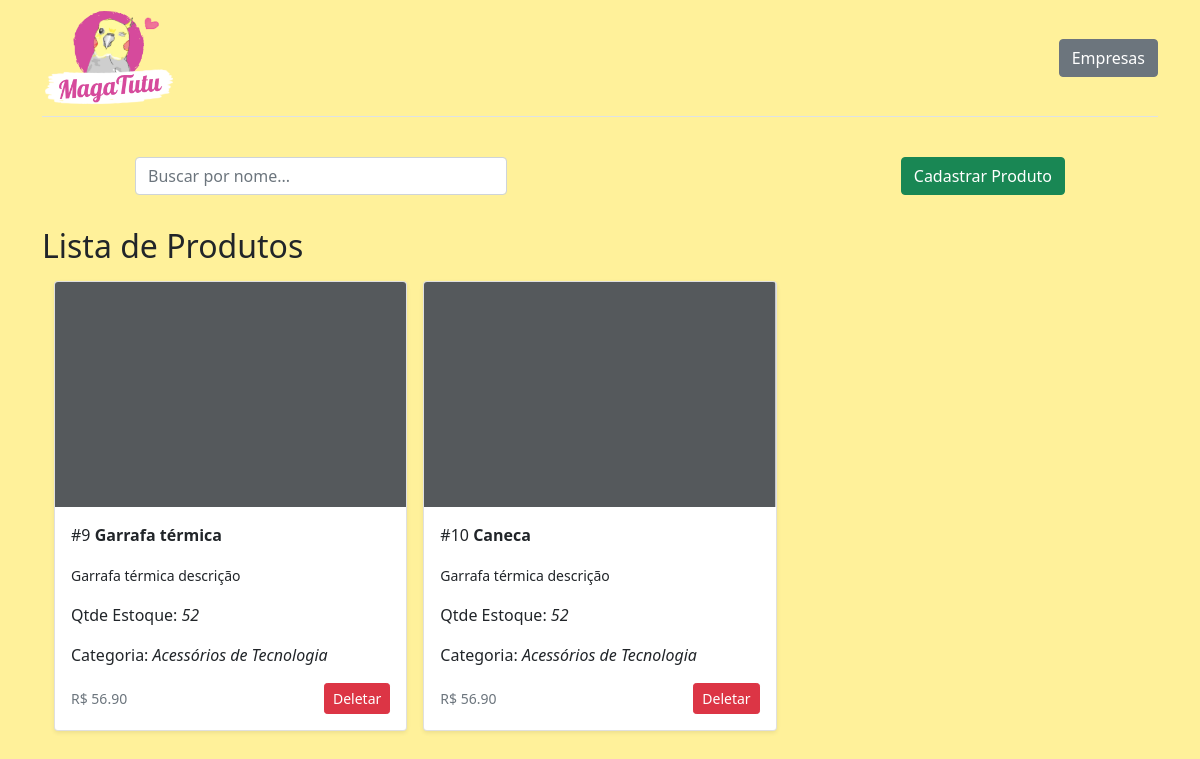
Page /empresa/2/ on the earlier database version.
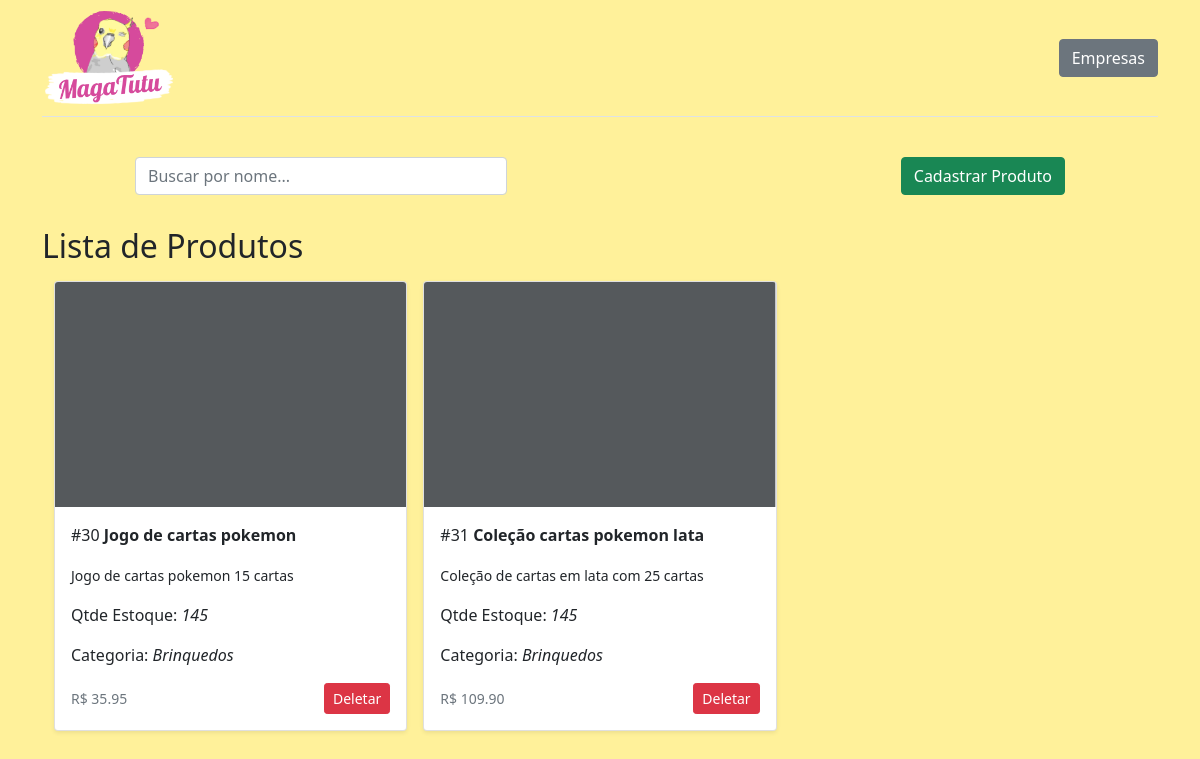
Same page on the later database version.
### app/models.py (models this page shows)
class Produtos(models.Model):
    nome = models.CharField(max_length=100)
    descricao = models.CharField(max_length=1000)
    qtde_estoque = models.IntegerField()
    preco = models.DecimalField(max_digits=9, decimal_places=2)
    empresa = models.ForeignKey(Empresas, on_delete=models.CASCADE)
    categoria = models.ForeignKey(Categorias, on_delete=models.CASCADE)

class Categorias(models.Model):
    nome = models.CharField(max_length=100)

### app/views.py (the view)
# urls.py: path('empresa/<int:pk>/',views.listarProdutosdaEmpresa, name='empresa'),
def listarProdutosdaEmpresa(request,pk):
    data = {}
    buscarNome = request.GET.get('buscar-nome-produto')
    produtosdaEmpresa = models.Produtos.objects.filter(empresa_id = pk)
    if buscarNome:
        data['produtos'] = produtosdaEmpresa.filter(nome__icontains = buscarNome)
    else:
        data = {
            "produtos": produtosdaEmpresa,
            "empresa": pk
        }
    return render(request,"empresa.html", data)

### app/templates/empresa.html (shortened to what this page needs)
<!DOCTYPE html>
<html lang="pt-br">
<head>
    <link href="https://cdn.jsdelivr.net/npm/bootstrap@5.1.1/dist/css/bootstrap.min.css" rel="stylesheet"
>
</head>
<body>
    <div class="container header-content">
        <header class="d-flex justify-content-center py-2 mb-4 border-bottom">
            <a href="/" class="d-flex align-items-center mb-3 mb-md-0 me-md-auto text-dark text-decoration-none">
                {% load static %}
                <img src="{% static 'tutu.png' %}" alt="MagaTutu" height="100">
            </a>
            <div class="d-flex align-items-center">
                <a class="btn btn-secondary" href="/empresas" role="button">Empresas</a>
            </div>
        </header>
    </div>
    <div class="container d-flex">
        <div class="col-4 m-auto pt-3 pb-2 text-center">
            <form action="" method="GET">
                <input type="text" id="buscar-nome-produto" name="buscar-nome-produto" placeholder="Buscar por nome..."
                    class="form-control">
            </form>
        </div>
        <div class="col-4 m-auto pt-3 pb-2 text-end">
            <a class="btn btn-success" href="/cadastrar-produto/{{empresa}}" role="button">Cadastrar Produto</a>
        </div>
    </div>
    <div class="container">
        <br>
        <h2>Lista de Produtos</h2>
        <div class="album pb-5 mt-3">
            <div class="container">
                <div class="row row-cols-1 row-cols-sm-2 row-cols-md-3 g-3">
                    {% for produto in produtos %}
                    <div class="col">
                        <div class="card shadow-sm">
                            <svg class="bd-placeholder-img card-img-top" width="100%" height="225"
                                xmlns="http://www.w3.org/2000/svg" role="img"
                                aria-label="Placeholder: imagem do produto" preserveAspectRatio="xMidYMid slice"
                                focusable="false">
                                <title>{{produto.nome}}</title>
                                <rect width="100%" height="100%" fill="#55595c" />
                                <text x="50%" y="50%" fill="#eceeef" dy=".3em"></text>
                            </svg>
                            <div class="card-body">
                                <p class="card-text"><span>#{{produto.id}} <strong>{{produto.nome}}</strong></span></p>
                                <p><small class="card-muted">{{produto.descricao}}</small></p>
                                <p class="card-text">Qtde Estoque: <i> {{produto.qtde_estoque}}</i></p>
                                <p class="card-text">Categoria: <i>{{produto.categoria.nome}}</i></p>
                                <div class="d-flex justify-content-between align-items-center">
                                    <small class="text-muted">R$ {{produto.preco}}</small>
                                    <div class="btn-group">
                                        <a href="/deletar-produto/{{ produto.id }}" type="button"
                                            class="btn btn-sm btn-danger btnDelProduto">Deletar</a>
                                    </div>
                                </div>
                            </div>
                        </div>
                    </div>
                    {% endfor %}
                </div>
            </div>
        </div>
    </div>
    {% load static %}
    <link href="{% static 'style.css' %}" rel="stylesheet">
</body>
</html>

Differences in the rows shown:
removed Produtos: id "9", nome "Garrafa térmica", descricao "Garrafa térmica descrição", qtde_estoque "52", categoria.nome "Acessórios de Tecnologia", preco "56.90"
removed Produtos: id "10", nome "Caneca", descricao "Garrafa térmica descrição", qtde_estoque "52", categoria.nome "Acessórios de Tecnologia", preco "56.90"
added Produtos: id "30", nome "Jogo de cartas pokemon", descricao "Jogo de cartas pokemon 15 cartas", qtde_estoque "145", categoria.nome "Brinquedos", preco "35.95"
added Produtos: id "31", nome "Coleção cartas pokemon lata", descricao "Coleção de cartas em lata com 25 cartas", qtde_estoque "145", categoria.nome "Brinquedos", preco "109.90"
